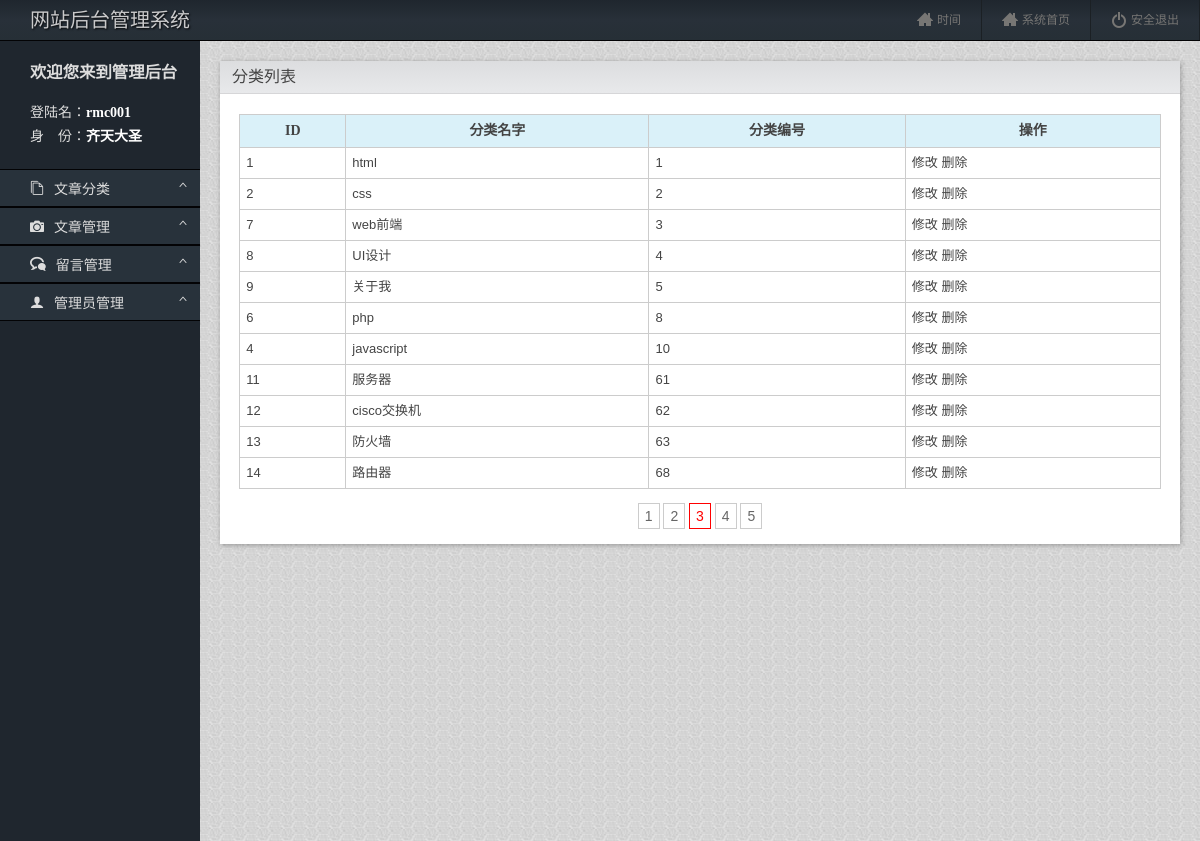
Page /admin/cate_list.php (signed in) on the committed database.
### tables this page shows
CREATE TABLE `category` (
  `id` int(11) NOT NULL AUTO_INCREMENT,
  `cate_name` varchar(50) DEFAULT NULL,
  `order_no` tinyint(4) DEFAULT NULL,
  PRIMARY KEY (`id`)
);

### admin/cate_list.php (the view, shortened to what this page needs)
<?php
include('./header.php');
?>
<div class="mainbox">
    <div class="note">
        <h4>分类列表</h4>
        <table class="news_list">
            <thead>
            <tr>
                <th>ID</th>
                <th>分类名字</th>
                <th>分类编号</th>
                <th>操作</th>
            </tr>
            </thead>
            <tbody>
            <?php
                $sql="select * from category order by order_no asc";
                $rs=mysqli_query($conn,$sql);
                while($row=mysqli_fetch_assoc($rs)){
                 echo   '<tr>';
                 echo   '<td>'.$row['id'].'</td>';
                 echo   '<td>'.$row['cate_name'].'</td>';
                 echo    '<td>'.$row['order_no'].'</td>';
                 echo  '<td>
                            <a href="cate_edit.php?id='.$row['id'].'">修改</a>
                            <a href="cate_action.php?act=delete&id='.$row['id'].'">删除</a>
                        </td>';
                 echo '</tr>';
            }?>
            </tbody>
        </table>
        <div class="page">
            <a href="#">1</a>
            <a href="#">2</a>
            <a href="#" class="on">3</a>
            <a href="#">4</a>
            <a href="#">5</a>
        </div>
    </div>
</div>
<?php
include('./footer.php');
?>

### admin/images/index.css (style rules this page uses)
a { text-decoration:none;color:#444; }
html,body,h1,h4 { margin:0;padding:0; }
html,body { height:100%;color:#444; }
.mainbox { -webkit-flex-grow:1;flex-grow:1;width:200px;background:#ff0;background:url(bg.jpg); }
.note { margin:20px;padding-bottom:1px;background:#fff;box-shadow:1px 1px 5px rgba(0,0,0,0.3); }
.note h4 { background:linear-gradient(0deg, #e8e9eb,#dcdddf);height:32px;font:16px/32px 微软雅黑;padding-left:12px;border-bottom:1px solid #d6d6d8; }
.news_list { margin:20px auto;width:96%;border-collapse:collapse; }
.news_list td,.news_list th { border:1px solid #ccc;padding:4px 6px; }
.news_list th { font:bold 14px/24px 微软雅黑;background:#daf1f9; }
.news_list td { font:13px/22px arial; }
.page { text-align:center;font:14px/14px verdana,arial;margin:20px; }
.page a { border:1px solid #ccc;text-decoration:none;padding:4px 6px;color:#666; }
.page a:hover,.page a.on { border:1px solid #f00;color:#f00; }

### rows in the picture
category: id "1", cate_name "html", order_no "1"
category: id "2", cate_name "css", order_no "2"
category: id "7", cate_name "web前端", order_no "3"
category: id "8", cate_name "UI设计", order_no "4"
category: id "9", cate_name "关于我", order_no "5"
category: id "6", cate_name "php", order_no "8"
category: id "4", cate_name "javascript", order_no "10"
category: id "11", cate_name "服务器", order_no "61"
category: id "12", cate_name "cisco交换机", order_no "62"
category: id "13", cate_name "防火墙", order_no "63"
category: id "14", cate_name "路由器", order_no "68"

### other values in the picture
$_SESSION['username'] "rmc001"
$_SESSION['flag'] "齐天大圣"
